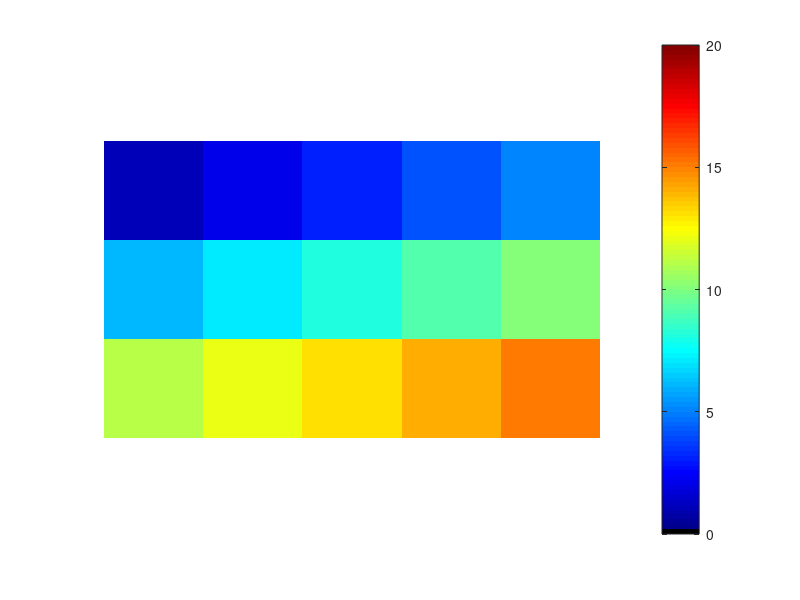

This figure's MATLAB source:
%Created by Nehad Hirmiz

% Instruction * copy and resulting generated parameter 'heatmap' data from Excel to the area
% below between [  ].  MAKE SURE NO WELLS are empty in the excel platemap
% if you have no data in a space make it 0 and make a note to delete it 
%HERE is some test data- delete and replace with whatever you want to plot
kd_map = [
1,2,3,4,5
6,7,8,9,10
11,12,13,14,15
]

imagesc(kd_map)
% optional color maps  "parula"= blue-green-yellow 
% "spring" = pink to yellow,  "hot"= red to yellow, 
% "cool"= cyan to pink, "summer" = green-yellow, "jet"= rainbow, gray= greyscale

myColorMap = jet(100);
myColorMap(1,:) = 0;
colormap(myColorMap);
colorbar()
caxis([0,20]);
axis image off;
  
